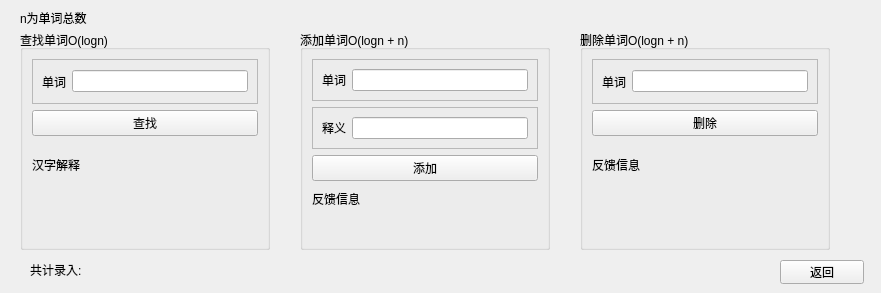
<?xml version="1.0" encoding="UTF-8"?>
<ui version="4.0">
 <class>Form1</class>
 <widget class="QWidget" name="Form1">
  <property name="geometry">
   <rect>
    <x>0</x>
    <y>0</y>
    <width>881</width>
    <height>293</height>
   </rect>
  </property>
  <property name="windowTitle">
   <string>英汉字典有序表</string>
  </property>
  <widget class="QGroupBox" name="groupBox">
   <property name="geometry">
    <rect>
     <x>20</x>
     <y>30</y>
     <width>250</width>
     <height>220</height>
    </rect>
   </property>
   <property name="title">
    <string>查找单词O(logn)</string>
   </property>
   <layout class="QVBoxLayout" name="verticalLayout">
    <item>
     <widget class="QFrame" name="frame">
      <property name="frameShape">
       <enum>QFrame::StyledPanel</enum>
      </property>
      <property name="frameShadow">
       <enum>QFrame::Raised</enum>
      </property>
      <layout class="QHBoxLayout" name="horizontalLayout">
       <item>
        <widget class="QLabel" name="label_7">
         <property name="text">
          <string>单词</string>
         </property>
        </widget>
       </item>
       <item>
        <widget class="QLineEdit" name="lineEdit"/>
       </item>
      </layout>
     </widget>
    </item>
    <item>
     <widget class="QPushButton" name="pushButton">
      <property name="text">
       <string>查找</string>
      </property>
     </widget>
    </item>
    <item>
     <widget class="QLabel" name="label_2">
      <property name="text">
       <string>汉字解释</string>
      </property>
     </widget>
    </item>
    <item>
     <widget class="QLabel" name="label_3">
      <property name="text">
       <string/>
      </property>
     </widget>
    </item>
   </layout>
  </widget>
  <widget class="QGroupBox" name="groupBox_2">
   <property name="geometry">
    <rect>
     <x>300</x>
     <y>30</y>
     <width>250</width>
     <height>220</height>
    </rect>
   </property>
   <property name="title">
    <string>添加单词O(logn + n)</string>
   </property>
   <layout class="QVBoxLayout" name="verticalLayout_2">
    <item>
     <widget class="QFrame" name="frame_2">
      <property name="frameShape">
       <enum>QFrame::StyledPanel</enum>
      </property>
      <property name="frameShadow">
       <enum>QFrame::Raised</enum>
      </property>
      <layout class="QHBoxLayout" name="horizontalLayout_2">
       <item>
        <widget class="QLabel" name="label_8">
         <property name="text">
          <string>单词</string>
         </property>
        </widget>
       </item>
       <item>
        <widget class="QLineEdit" name="lineEdit_2"/>
       </item>
      </layout>
     </widget>
    </item>
    <item>
     <widget class="QFrame" name="frame_3">
      <property name="frameShape">
       <enum>QFrame::StyledPanel</enum>
      </property>
      <property name="frameShadow">
       <enum>QFrame::Raised</enum>
      </property>
      <layout class="QHBoxLayout" name="horizontalLayout_3">
       <item>
        <widget class="QLabel" name="label_9">
         <property name="text">
          <string>释义</string>
         </property>
        </widget>
       </item>
       <item>
        <widget class="QLineEdit" name="lineEdit_4"/>
       </item>
      </layout>
     </widget>
    </item>
    <item>
     <widget class="QPushButton" name="pushButton_2">
      <property name="text">
       <string>添加</string>
      </property>
     </widget>
    </item>
    <item>
     <widget class="QLabel" name="label">
      <property name="text">
       <string>反馈信息</string>
      </property>
     </widget>
    </item>
    <item>
     <widget class="QLabel" name="label_4">
      <property name="text">
       <string/>
      </property>
     </widget>
    </item>
   </layout>
  </widget>
  <widget class="QGroupBox" name="groupBox_3">
   <property name="geometry">
    <rect>
     <x>580</x>
     <y>30</y>
     <width>250</width>
     <height>220</height>
    </rect>
   </property>
   <property name="title">
    <string>删除单词O(logn + n)</string>
   </property>
   <layout class="QVBoxLayout" name="verticalLayout_3">
    <item>
     <widget class="QFrame" name="frame_4">
      <property name="frameShape">
       <enum>QFrame::StyledPanel</enum>
      </property>
      <property name="frameShadow">
       <enum>QFrame::Raised</enum>
      </property>
      <layout class="QHBoxLayout" name="horizontalLayout_4">
       <item>
        <widget class="QLabel" name="label_10">
         <property name="text">
          <string>单词</string>
         </property>
        </widget>
       </item>
       <item>
        <widget class="QLineEdit" name="lineEdit_3"/>
       </item>
      </layout>
     </widget>
    </item>
    <item>
     <widget class="QPushButton" name="pushButton_3">
      <property name="text">
       <string>删除</string>
      </property>
     </widget>
    </item>
    <item>
     <widget class="QLabel" name="label_5">
      <property name="text">
       <string>反馈信息</string>
      </property>
     </widget>
    </item>
    <item>
     <widget class="QLabel" name="label_6">
      <property name="text">
       <string/>
      </property>
     </widget>
    </item>
   </layout>
  </widget>
  <widget class="QLabel" name="label_11">
   <property name="geometry">
    <rect>
     <x>30</x>
     <y>260</y>
     <width>71</width>
     <height>20</height>
    </rect>
   </property>
   <property name="text">
    <string>共计录入:</string>
   </property>
  </widget>
  <widget class="QLabel" name="label_12">
   <property name="geometry">
    <rect>
     <x>110</x>
     <y>260</y>
     <width>68</width>
     <height>15</height>
    </rect>
   </property>
   <property name="text">
    <string/>
   </property>
  </widget>
  <widget class="QPushButton" name="pushButton_4">
   <property name="geometry">
    <rect>
     <x>780</x>
     <y>260</y>
     <width>84</width>
     <height>24</height>
    </rect>
   </property>
   <property name="text">
    <string>返回</string>
   </property>
  </widget>
  <widget class="QLabel" name="label_13">
   <property name="geometry">
    <rect>
     <x>20</x>
     <y>10</y>
     <width>111</width>
     <height>16</height>
    </rect>
   </property>
   <property name="text">
    <string>n为单词总数</string>
   </property>
  </widget>
 </widget>
 <resources/>
 <connections/>
</ui>
